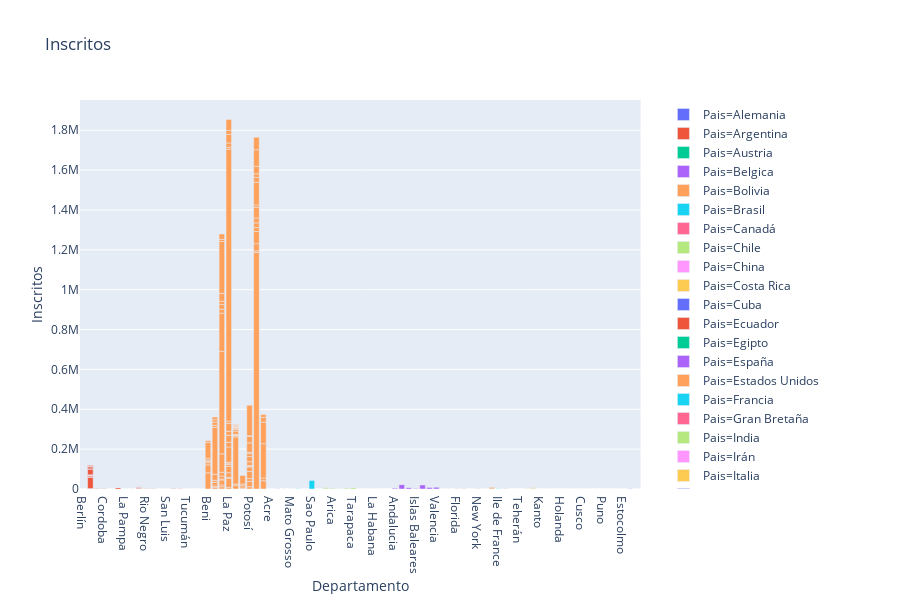

The cell this chart's notebook holds for it:
### Markdown cell above
## Inscritos por Departamento

### Code cell
configure_plotly_browser_state()
fig = px.bar(df_actas_inscritos, x="Departamento", y="Inscritos",  title="Inscritos", color= "Pais")
fig.show()

### Figure 1 — Plotly figure (JSON) as saved in the notebook; plotly's stock layout.template omitted (floating-point values rounded to 4 significant figures)
{"data": [{"textposition": "auto", "hovertemplate": "Pais=Alemania<br>Departamento=%{x}<br>Inscritos=%{y}", "showlegend": true, "legendgroup": "Pais=Alemania", "name": "Pais=Alemania", "yaxis": "y", "y": [287], "hoverlabel": {"namelength": 0}, "offsetgroup": "Pais=Alemania", "xaxis": "x", "marker": {"color": "#636efa"}, "x": ["Berlín"], "alignmentgroup": "True", "type": "bar", "orientation": "v"}, {"textposition": "auto", "hovertemplate": "Pais=Argentina<br>Departamento=%{x}<br>Inscritos=%{y}", "showlegend": true, "legendgroup": "Pais=Argentina", "name": "Pais=Argentina", "yaxis": "y", "y": [2375, 56754, 316, 2280, 6169, 728, 2066, 386, 27275, 7369, 6942, 3355, 1226, 2916, 1270, 1796, 3697, 414, 296, 152, 468, 7832, 400, 280, 533, 125, 496, 3884, 2531, 3401, 1375, 557, 1095, 2590, 464, 605, 384, 234, 864, 1185, 433], "hoverlabel": {"namelength": 0}, "offsetgroup": "Pais=Argentina", "xaxis": "x", "marker": {"color": "#EF553B"}, "x": ["Buenos Aires", "Buenos Aires", "Buenos Aires", "Buenos Aires", "Buenos Aires", "Buenos Aires", "Buenos Aires", "Buenos Aires", "Buenos Aires", "Buenos Aires", "Buenos Aires", "Buenos Aires", "Buenos Aires", "Buenos Aires", "Chubut", "Chubut", "Cordoba", "Cordoba", "Cordoba", "Cordoba", "Corrientes", "Jujuy", "Jujuy", "Jujuy", "Jujuy", "La Pampa", "La Rioja", "Mendoza", "Mendoza", "Mendoza", "Mendoza", "Mendoza", "Rio Negro", "Salta", "Salta", "San Juan", "San Luis", "Santa Cruz - Argentina", "Santa Cruz - Argentina", "Santa Fe", "Tucumán"], "alignmentgroup": "True", "type": "bar", "orientation": "v"}, {"textposition": "auto", "hovertemplate": "Pais=Austria<br>Departamento=%{x}<br>Inscritos=%{y}", "showlegend": true, "legendgroup": "Pais=Austria", "name": "Pais=Austria", "yaxis": "y", "y": [100], "hoverlabel": {"namelength": 0}, "offsetgroup": "Pais=Austria", "xaxis": "x", "marker": {"color": "#00cc96"}, "x": ["Viena"], "alignmentgroup": "True", "type": "bar", "orientation": "v"}, {"textposition": "auto", "hovertemplate": "Pais=Belgica<br>Departamento=%{x}<br>Inscritos=%{y}", "showlegend": true, "legendgroup": "Pais=Belgica", "name": "Pais=Belgica", "yaxis": "y", "y": [234], "hoverlabel": {"namelength": 0}, "offsetgroup": "Pais=Belgica", "xaxis": "x", "marker": {"color": "#ab63fa"}, "x": ["Bruselas"], "alignmentgroup": "True", "type": "bar", "orientation": "v"}, {"textposition": "auto", "hovertemplate": "Pais=Bolivia<br>Departamento=%{x}<br>Inscritos=%{y}", "showlegend": true, "legendgroup": "Pais=Bolivia", "name": "Pais=Bolivia", "yaxis": "y", "y": [81212, 40090, 10684, 6032, 6528, 9103, 80100, 8690, 8901, 5579, 18890, 10290, 30155, 236016, 9730, 16284, 11879, 13492, 11383, 8894, 25080, 3747, 16147, 18927, 92157, 513974, 191876, 19917, 23325, 16559, 39690, 260186, 10734, 27037, 7878, 46092, 4558, 23085, 32099, 10584, 2252, 7202, 77160, 23109, 35756, 19397, 40187, 11617, 1364031, 9587, 21896, 42566, 19836, 55416, 19406, 5768, 236111, 5944, 2791, 715, 3019, 16601, 8327, 5037, 4737, 2654, 3391, 4595, 3388, 2792, 1833, 3788, 10727, 8283, 43611, 11367, 26995, 14597, 34872, 23170, 2359, 876, 3254, 19275, 25694, 15070, 6864, 47166, 33155, 2125, 153724, 1187192, 7817, 35862, 61218, 19930, 23487, 24483, 53113, 12118, 114059, 25354, 16757, 37957, 82778, 63092, 41502, 13439, 172361, 108408, 24645, 13251], "hoverlabel": {"namelength": 0}, "offsetgroup": "Pais=Bolivia", "xaxis": "x", "marker": {"color": "#FFA15A"}, "x": ["Beni", "Beni", "Beni", "Beni", "Beni", "Beni", "Beni", "Beni", "Chuquisaca", "Chuquisaca", "Chuquisaca", "Chuquisaca", "Chuquisaca", "Chuquisaca", "Chuquisaca", "Chuquisaca", "Chuquisaca", "Chuquisaca", "Cochabamba", "Cochabamba", "Cochabamba", "Cochabamba", "Cochabamba", "Cochabamba", "Cochabamba", "Cochabamba", "Cochabamba", "Cochabamba", "Cochabamba", "Cochabamba", "Cochabamba", "Cochabamba", "Cochabamba", "Cochabamba", "La Paz", "La Paz", "La Paz", "La Paz", "La Paz", "La Paz", "La Paz", "La Paz", "La Paz", "La Paz", "La Paz", "La Paz", "La Paz", "La Paz", "La Paz", "La Paz", "La Paz", "La Paz", "La Paz", "La Paz", "Oruro", "Oruro", "Oruro", "Oruro", "Oruro", "Oruro", "Oruro", "Oruro", "Oruro", "Oruro", "Oruro", "Oruro", "Oruro", "Oruro", "Oruro", "Oruro", "Pando", "Pando", "Pando", "Pando", "Pando", "Potosí", "Potosí", "Potosí", "Potosí", "Potosí", "Potosí", "Potosí", "Potosí", "Potosí", "Potosí", "Potosí", "Potosí", "Potosí", "Potosí", "Potosí", "Potosí", "Santa Cruz", "Santa Cruz", "Santa Cruz", "Santa Cruz", "Santa Cruz", "Santa Cruz", "Santa Cruz", "Santa Cruz", "Santa Cruz", "Santa Cruz", "Santa Cruz", "Santa Cruz", "Santa Cruz", "Santa Cruz", "Santa Cruz", "Tarija", "Tarija", "Tarija", "Tarija", "Tarija", "Tarija"], "alignmentgroup": "True", "type": "bar", "orientation": "v"}, {"textposition": "auto", "hovertemplate": "Pais=Brasil<br>Departamento=%{x}<br>Inscritos=%{y}", "showlegend": true, "legendgroup": "Pais=Brasil", "name": "Pais=Brasil", "yaxis": "y", "y": [68, 96, 232, 141, 710, 314, 42730], "hoverlabel": {"namelength": 0}, "offsetgroup": "Pais=Brasil", "xaxis": "x", "marker": {"color": "#19d3f3"}, "x": ["Acre", "Distr. Federal", "M.Grosso do Sul", "Mato Grosso", "Rondonia", "Río de janeiro", "Sao Paulo"], "alignmentgroup": "True", "type": "bar", "orientation": "v"}, {"textposition": "auto", "hovertemplate": "Pais=Canadá<br>Departamento=%{x}<br>Inscritos=%{y}", "showlegend": true, "legendgroup": "Pais=Canadá", "name": "Pais=Canadá", "yaxis": "y", "y": [111], "hoverlabel": {"namelength": 0}, "offsetgroup": "Pais=Canadá", "xaxis": "x", "marker": {"color": "#FF6692"}, "x": ["Ontario"], "alignmentgroup": "True", "type": "bar", "orientation": "v"}, {"textposition": "auto", "hovertemplate": "Pais=Chile<br>Departamento=%{x}<br>Inscritos=%{y}", "showlegend": true, "legendgroup": "Pais=Chile", "name": "Pais=Chile", "yaxis": "y", "y": [5268, 1667, 3150, 1257, 3983, 6692], "hoverlabel": {"namelength": 0}, "offsetgroup": "Pais=Chile", "xaxis": "x", "marker": {"color": "#B6E880"}, "x": ["Antofagasta", "Antofagasta", "Arica", "Atacama", "Metropolitana", "Tarapaca"], "alignmentgroup": "True", "type": "bar", "orientation": "v"}, {"textposition": "auto", "hovertemplate": "Pais=China<br>Departamento=%{x}<br>Inscritos=%{y}", "showlegend": true, "legendgroup": "Pais=China", "name": "Pais=China", "yaxis": "y", "y": [61], "hoverlabel": {"namelength": 0}, "offsetgroup": "Pais=China", "xaxis": "x", "marker": {"color": "#FF97FF"}, "x": ["Beijing"], "alignmentgroup": "True", "type": "bar", "orientation": "v"}, {"textposition": "auto", "hovertemplate": "Pais=Costa Rica<br>Departamento=%{x}<br>Inscritos=%{y}", "showlegend": true, "legendgroup": "Pais=Costa Rica", "name": "Pais=Costa Rica", "yaxis": "y", "y": [143], "hoverlabel": {"namelength": 0}, "offsetgroup": "Pais=Costa Rica", "xaxis": "x", "marker": {"color": "#FECB52"}, "x": ["San José"], "alignmentgroup": "True", "type": "bar", "orientation": "v"}, {"textposition": "auto", "hovertemplate": "Pais=Cuba<br>Departamento=%{x}<br>Inscritos=%{y}", "showlegend": true, "legendgroup": "Pais=Cuba", "name": "Pais=Cuba", "yaxis": "y", "y": [399], "hoverlabel": {"namelength": 0}, "offsetgroup": "Pais=Cuba", "xaxis": "x", "marker": {"color": "#636efa"}, "x": ["La Habana"], "alignmentgroup": "True", "type": "bar", "orientation": "v"}, {"textposition": "auto", "hovertemplate": "Pais=Ecuador<br>Departamento=%{x}<br>Inscritos=%{y}", "showlegend": true, "legendgroup": "Pais=Ecuador", "name": "Pais=Ecuador", "yaxis": "y", "y": [226], "hoverlabel": {"namelength": 0}, "offsetgroup": "Pais=Ecuador", "xaxis": "x", "marker": {"color": "#EF553B"}, "x": ["Pichincha"], "alignmentgroup": "True", "type": "bar", "orientation": "v"}, {"textposition": "auto", "hovertemplate": "Pais=Egipto<br>Departamento=%{x}<br>Inscritos=%{y}", "showlegend": true, "legendgroup": "Pais=Egipto", "name": "Pais=Egipto", "yaxis": "y", "y": [14], "hoverlabel": {"namelength": 0}, "offsetgroup": "Pais=Egipto", "xaxis": "x", "marker": {"color": "#00cc96"}, "x": ["El Cairo"], "alignmentgroup": "True", "type": "bar", "orientation": "v"}, {"textposition": "auto", "hovertemplate": "Pais=España<br>Departamento=%{x}<br>Inscritos=%{y}", "showlegend": true, "legendgroup": "Pais=España", "name": "Pais=España", "yaxis": "y", "y": [809, 275, 3623, 21771, 6807, 2388, 20144, 7336, 8975], "hoverlabel": {"namelength": 0}, "offsetgroup": "Pais=España", "xaxis": "x", "marker": {"color": "#ab63fa"}, "x": ["Andalucia", "Andalucia", "Andalucia", "Cataluña", "Euskadi", "Islas Baleares", "Madrid", "Murcia", "Valencia"], "alignmentgroup": "True", "type": "bar", "orientation": "v"}, {"textposition": "auto", "hovertemplate": "Pais=Estados Unidos<br>Departamento=%{x}<br>Inscritos=%{y}", "showlegend": true, "legendgroup": "Pais=Estados Unidos", "name": "Pais=Estados Unidos", "yaxis": "y", "y": [478, 251, 780, 1737, 599, 1127, 468, 5460, 3409], "hoverlabel": {"namelength": 0}, "offsetgroup": "Pais=Estados Unidos", "xaxis": "x", "marker": {"color": "#FFA15A"}, "x": ["California", "Dist. Columbia", "Florida", "Maryland", "New Jersey", "New York", "Rodhe Island", "Virginia", "Virginia"], "alignmentgroup": "True", "type": "bar", "orientation": "v"}, {"textposition": "auto", "hovertemplate": "Pais=Francia<br>Departamento=%{x}<br>Inscritos=%{y}", "showlegend": true, "legendgroup": "Pais=Francia", "name": "Pais=Francia", "yaxis": "y", "y": [774], "hoverlabel": {"namelength": 0}, "offsetgroup": "Pais=Francia", "xaxis": "x", "marker": {"color": "#19d3f3"}, "x": ["Ile de France"], "alignmentgroup": "True", "type": "bar", "orientation": "v"}, {"textposition": "auto", "hovertemplate": "Pais=Gran Bretaña<br>Departamento=%{x}<br>Inscritos=%{y}", "showlegend": true, "legendgroup": "Pais=Gran Bretaña", "name": "Pais=Gran Bretaña", "yaxis": "y", "y": [1640], "hoverlabel": {"namelength": 0}, "offsetgroup": "Pais=Gran Bretaña", "xaxis": "x", "marker": {"color": "#FF6692"}, "x": ["Inglaterra"], "alignmentgroup": "True", "type": "bar", "orientation": "v"}, {"textposition": "auto", "hovertemplate": "Pais=India<br>Departamento=%{x}<br>Inscritos=%{y}", "showlegend": true, "legendgroup": "Pais=India", "name": "Pais=India", "yaxis": "y", "y": [9], "hoverlabel": {"namelength": 0}, "offsetgroup": "Pais=India", "xaxis": "x", "marker": {"color": "#B6E880"}, "x": ["Delhi"], "alignmentgroup": "True", "type": "bar", "orientation": "v"}, {"textposition": "auto", "hovertemplate": "Pais=Irán<br>Departamento=%{x}<br>Inscritos=%{y}", "showlegend": true, "legendgroup": "Pais=Irán", "name": "Pais=Irán", "yaxis": "y", "y": [11], "hoverlabel": {"namelength": 0}, "offsetgroup": "Pais=Irán", "xaxis": "x", "marker": {"color": "#FF97FF"}, "x": ["Teherán"], "alignmentgroup": "True", "type": "bar", "orientation": "v"}, {"textposition": "auto", "hovertemplate": "Pais=Italia<br>Departamento=%{x}<br>Inscritos=%{y}", "showlegend": true, "legendgroup": "Pais=Italia", "name": "Pais=Italia", "yaxis": "y", "y": [810, 3229, 2562], "hoverlabel": {"namelength": 0}, "offsetgroup": "Pais=Italia", "xaxis": "x", "marker": {"color": "#FECB52"}, "x": ["Lazio", "Lombardía", "Lombardía"], "alignmentgroup": "True", "type": "bar", "orientation": "v"}, {"textposition": "auto", "hovertemplate": "Pais=Japón<br>Departamento=%{x}<br>Inscritos=%{y}", "showlegend": true, "legendgroup": "Pais=Japón", "name": "Pais=Japón", "yaxis": "y", "y": [249], "hoverlabel": {"namelength": 0}, "offsetgroup": "Pais=Japón", "xaxis": "x", "marker": {"color": "#636efa"}, "x": ["Kanto"], "alignmentgroup": "True", "type": "bar", "orientation": "v"}, {"textposition": "auto", "hovertemplate": "Pais=México<br>Departamento=%{x}<br>Inscritos=%{y}", "showlegend": true, "legendgroup": "Pais=México", "name": "Pais=México", "yaxis": "y", "y": [372], "hoverlabel": {"namelength": 0}, "offsetgroup": "Pais=México", "xaxis": "x", "marker": {"color": "#EF553B"}, "x": ["México D.F."], "alignmentgroup": "True", "type": "bar", "orientation": "v"}, {"textposition": "auto", "hovertemplate": "Pais=Nicaragua<br>Departamento=%{x}<br>Inscritos=%{y}", "showlegend": true, "legendgroup": "Pais=Nicaragua", "name": "Pais=Nicaragua", "yaxis": "y", "y": [34], "hoverlabel": {"namelength": 0}, "offsetgroup": "Pais=Nicaragua", "xaxis": "x", "marker": {"color": "#00cc96"}, "x": ["Managua"], "alignmentgroup": "True", "type": "bar", "orientation": "v"}, {"textposition": "auto", "hovertemplate": "Pais=Paises Bajos<br>Departamento=%{x}<br>Inscritos=%{y}", "showlegend": true, "legendgroup": "Pais=Paises Bajos", "name": "Pais=Paises Bajos", "yaxis": "y", "y": [133], "hoverlabel": {"namelength": 0}, "offsetgroup": "Pais=Paises Bajos", "xaxis": "x", "marker": {"color": "#ab63fa"}, "x": ["Holanda"], "alignmentgroup": "True", "type": "bar", "orientation": "v"}, {"textposition": "auto", "hovertemplate": "Pais=Panamá<br>Departamento=%{x}<br>Inscritos=%{y}", "showlegend": true, "legendgroup": "Pais=Panamá", "name": "Pais=Panamá", "yaxis": "y", "y": [152], "hoverlabel": {"namelength": 0}, "offsetgroup": "Pais=Panamá", "xaxis": "x", "marker": {"color": "#FFA15A"}, "x": ["Panamá"], "alignmentgroup": "True", "type": "bar", "orientation": "v"}, {"textposition": "auto", "hovertemplate": "Pais=Paraguay<br>Departamento=%{x}<br>Inscritos=%{y}", "showlegend": true, "legendgroup": "Pais=Paraguay", "name": "Pais=Paraguay", "yaxis": "y", "y": [485], "hoverlabel": {"namelength": 0}, "offsetgroup": "Pais=Paraguay", "xaxis": "x", "marker": {"color": "#19d3f3"}, "x": ["Dist. Capital"], "alignmentgroup": "True", "type": "bar", "orientation": "v"}, {"textposition": "auto", "hovertemplate": "Pais=Perú<br>Departamento=%{x}<br>Inscritos=%{y}", "showlegend": true, "legendgroup": "Pais=Perú", "name": "Pais=Perú", "yaxis": "y", "y": [97, 603, 69, 156, 222], "hoverlabel": {"namelength": 0}, "offsetgroup": "Pais=Perú", "xaxis": "x", "marker": {"color": "#FF6692"}, "x": ["Cusco", "Lima", "Moquegua", "Puno", "Tacna"], "alignmentgroup": "True", "type": "bar", "orientation": "v"}, {"textposition": "auto", "hovertemplate": "Pais=República de Corea del Sur<br>Departamento=%{x}<br>Inscritos=%{y}", "showlegend": true, "legendgroup": "Pais=República de Corea del Sur", "name": "Pais=República de Corea del Sur", "yaxis": "y", "y": [28], "hoverlabel": {"namelength": 0}, "offsetgroup": "Pais=República de Corea del Sur", "xaxis": "x", "marker": {"color": "#B6E880"}, "x": ["Seúl"], "alignmentgroup": "True", "type": "bar", "orientation": "v"}, {"textposition": "auto", "hovertemplate": "Pais=Rusia<br>Departamento=%{x}<br>Inscritos=%{y}", "showlegend": true, "legendgroup": "Pais=Rusia", "name": "Pais=Rusia", "yaxis": "y", "y": [173], "hoverlabel": {"namelength": 0}, "offsetgroup": "Pais=Rusia", "xaxis": "x", "marker": {"color": "#FF97FF"}, "x": ["Distr. Federal"], "alignmentgroup": "True", "type": "bar", "orientation": "v"}, {"textposition": "auto", "hovertemplate": "Pais=Suecia<br>Departamento=%{x}<br>Inscritos=%{y}", "showlegend": true, "legendgroup": "Pais=Suecia", "name": "Pais=Suecia", "yaxis": "y", "y": [497], "hoverlabel": {"namelength": 0}, "offsetgroup": "Pais=Suecia", "xaxis": "x", "marker": {"color": "#FECB52"}, "x": ["Estocolmo"], "alignmentgroup": "True", "type": "bar", "orientation": "v"}, {"textposition": "auto", "hovertemplate": "Pais=Suiza<br>Departamento=%{x}<br>Inscritos=%{y}", "showlegend": true, "legendgroup": "Pais=Suiza", "name": "Pais=Suiza", "yaxis": "y", "y": [1309], "hoverlabel": {"namelength": 0}, "offsetgroup": "Pais=Suiza", "xaxis": "x", "marker": {"color": "#636efa"}, "x": ["Ginebra"], "alignmentgroup": "True", "type": "bar", "orientation": "v"}, {"textposition": "auto", "hovertemplate": "Pais=Uruguay<br>Departamento=%{x}<br>Inscritos=%{y}", "showlegend": true, "legendgroup": "Pais=Uruguay", "name": "Pais=Uruguay", "yaxis": "y", "y": [202], "hoverlabel": {"namelength": 0}, "offsetgroup": "Pais=Uruguay", "xaxis": "x", "marker": {"color": "#EF553B"}, "x": ["Montevideo"], "alignmentgroup": "True", "type": "bar", "orientation": "v"}, {"textposition": "auto", "hovertemplate": "Pais=Venezuela<br>Departamento=%{x}<br>Inscritos=%{y}", "showlegend": true, "legendgroup": "Pais=Venezuela", "name": "Pais=Venezuela", "yaxis": "y", "y": [230], "hoverlabel": {"namelength": 0}, "offsetgroup": "Pais=Venezuela", "xaxis": "x", "marker": {"color": "#00cc96"}, "x": ["Distr. Federal"], "alignmentgroup": "True", "type": "bar", "orientation": "v"}], "layout": {"title": {"text": "Inscritos"}, "yaxis": {"domain": [0, 1], "anchor": "x", "title": {"text": "Inscritos"}}, "height": 600, "barmode": "relative", "xaxis": {"domain": [0, 0.98], "anchor": "y", "title": {"text": "Departamento"}}, "legend": {"tracegroupgap": 0}}}
